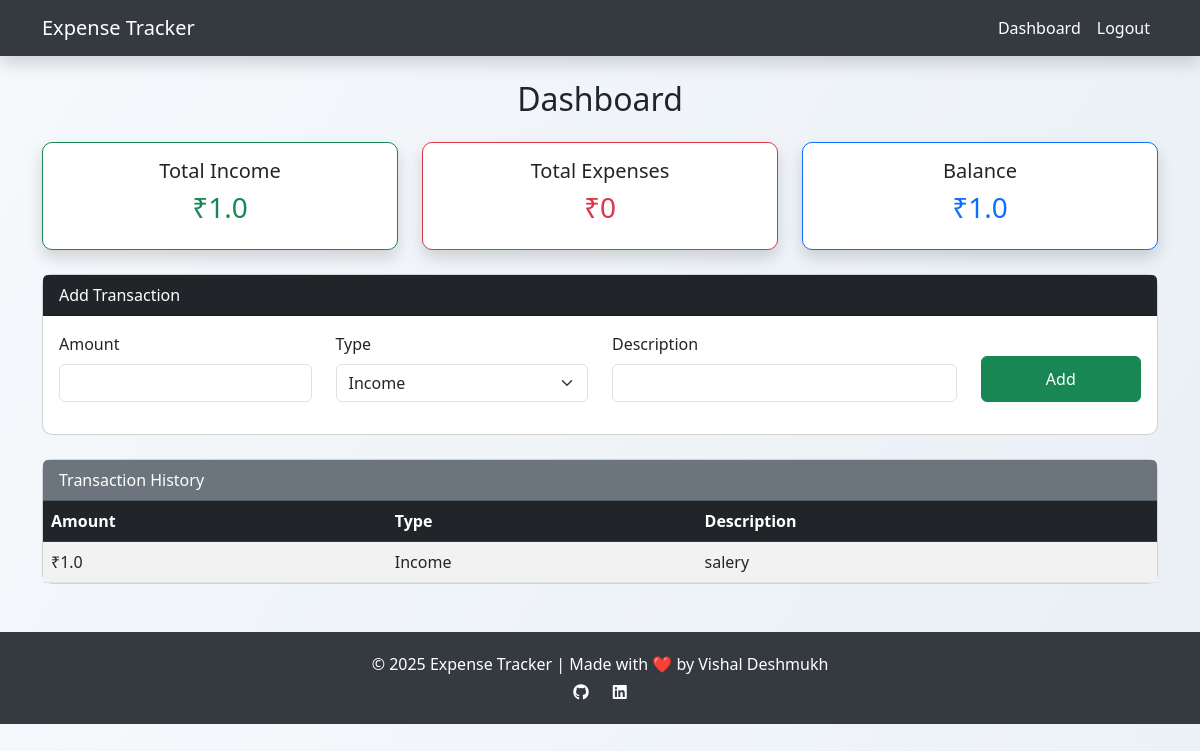
Page /dashboard (signed in) on the committed database.
### models.py (models this page shows)
class Transaction(db.Model):
    id = db.Column(db.Integer, primary_key=True)
    amount = db.Column(db.Float, nullable=False)
    type = db.Column(db.String(10), nullable=False)  # income or expense
    description = db.Column(db.String(200))
    user_id = db.Column(db.Integer, db.ForeignKey('user.id'))

### app.py (the view, shortened to what this page needs)
@app.route('/dashboard', methods=['GET', 'POST'])
@login_required
def dashboard():
    form = TransactionForm()
    transactions = Transaction.query.filter_by(user_id=current_user.id).all()
    income = sum(t.amount for t in transactions if t.type == 'income')
    expenses = sum(t.amount for t in transactions if t.type == 'expense')
    balance = income - expenses
    return render_template(
        'dashboard.html',
        form=form,
        transactions=transactions,
        income=income,
        expenses=expenses,
        balance=balance
    )

### forms.py
class TransactionForm(FlaskForm):
    amount = FloatField('Amount', validators=[DataRequired()])
    type = SelectField('Type', choices=[('income', 'Income'), ('expense', 'Expense')])
    description = StringField('Description')
    submit = SubmitField('Add')

### app.py (called while the page is built)
@login_manager.user_loader
def load_user(user_id):
    return User.query.get(int(user_id))

### templates/dashboard.html (shortened to what this page needs)
{% extends "base.html" %}
{% block content %}
<h2 class="text-center mb-4 animate__animated animate__fadeInDown">Dashboard</h2>
<div class="row text-center mb-4">
    <div class="col-md-4 animate__animated animate__fadeInLeft">
        <div class="card border-success shadow">
            <div class="card-body">
                <h5 class="card-title">Total Income</h5>
                <h3 class="text-success">₹{{ income }}</h3>
            </div>
        </div>
    </div>
    <div class="col-md-4 animate__animated animate__fadeInUp">
        <div class="card border-danger shadow">
            <div class="card-body">
                <h5 class="card-title">Total Expenses</h5>
                <h3 class="text-danger">₹{{ expenses }}</h3>
            </div>
        </div>
    </div>
    <div class="col-md-4 animate__animated animate__fadeInRight">
        <div class="card border-primary shadow">
            <div class="card-body">
                <h5 class="card-title">Balance</h5>
                <h3 class="text-primary">₹{{ balance }}</h3>
            </div>
        </div>
    </div>
</div>
<div class="card mb-4 animate__animated animate__fadeIn">
    <div class="card-header bg-dark text-white"> Add Transaction</div>
    <div class="card-body">
        <form method="POST">
            <div class="row">
                <div class="col-md-3 mb-3">
                    {{ form.amount.label(class="form-label") }}
                    {{ form.amount(class="form-control") }}
                </div>
                <div class="col-md-3 mb-3">
                    {{ form.type.label(class="form-label") }}
                    {{ form.type(class="form-select") }}
                </div>
                <div class="col-md-4 mb-3">
                    {{ form.description.label(class="form-label") }}
                    {{ form.description(class="form-control") }}
                </div>
                <div class="col-md-2 mb-3 d-grid">
                    {{ form.submit(class="btn btn-success mt-4") }}
                </div>
            </div>
        </form>
    </div>
</div>
<div class="card animate__animated animate__fadeInUp">
    <div class="card-header bg-secondary text-white"> Transaction History</div>
    <div class="card-body p-0">
        {% if transactions %}
        <table class="table table-striped table-hover m-0">
            <thead class="table-dark">
                <tr>
                    <th>Amount</th>
                    <th>Type</th>
                    <th>Description</th>
                </tr>
            </thead>
            <tbody>
                {% for txn in transactions %}
                <tr>
                    <td>₹{{ txn.amount }}</td>
                    <td class="text-capitalize">{{ txn.type }}</td>
                    <td>{{ txn.description }}</td>
                </tr>
                {% endfor %}
            </tbody>
        </table>
        {% else %}
        <p class="text-center my-3">No transactions yet.</p>
        {% endif %}
    </div>
</div>
{% endblock %}

### static/css/style.css (style rules this page uses)
body { background: linear-gradient(120deg, #f6f9fc, #e9eff5); font-family: 'Segoe UI', sans-serif; }
.card { border-radius: 10px; }

### templates/base.html (style rules this page uses)
body { background-color: #f4f6f9; font-family: 'Segoe UI', sans-serif; }

### rows in the picture
Transaction: amount "1.0", type "Income", description "salery"

### other values in the picture
{{ income }} "1.0"
{{ expenses }} "0"
{{ balance }} "1.0"
